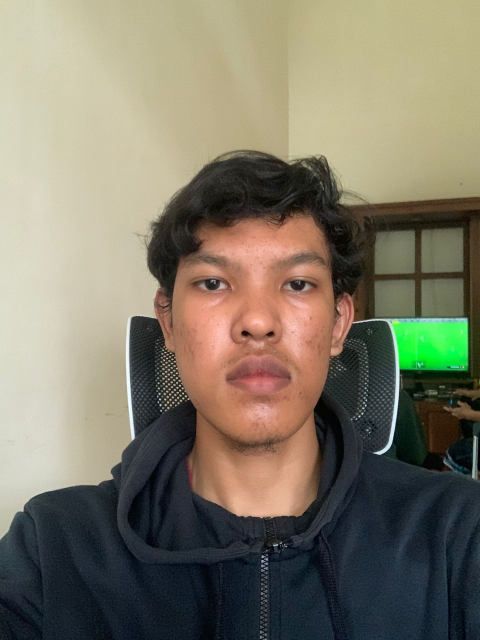
#> input picture ML/uploads/images/athiyan.jpg, 960 x 1280 px (shown at 1/2 size)
$ python -i lbp_utils.py   (imports and definitions only)
#> lines starting #> are read from the running program, lines starting #| are printed output that depends on the picture
#> further down, picture is the input picture: shape (1280, 960, 3); mean B, G, R 103.1, 120.5, 126.3
# lbp_utils.py
import cv2
import numpy as np
from skimage.feature import hog, local_binary_pattern
from sklearn.decomposition import PCA


def detect_and_preprocess_face(image):
    """
    Deteksi wajah dalam gambar dan lakukan pra-pemrosesan.
    """
    gray = cv2.cvtColor(image, cv2.COLOR_BGR2GRAY)
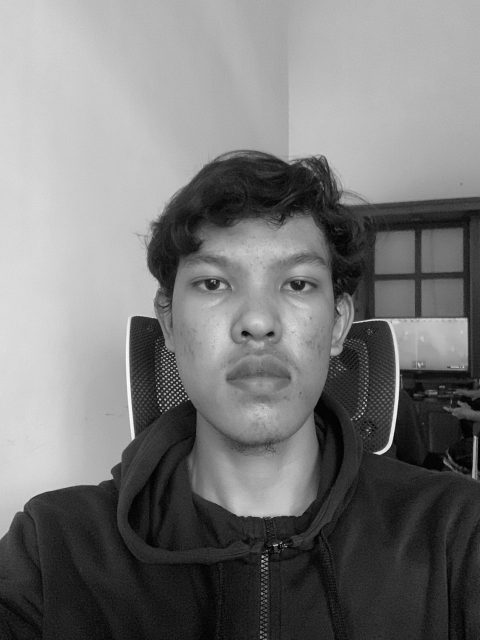
#> gray: shape (1280, 960) (shown at 1/2 size); min 0, max 253, mean 120.2
    face_cascade = cv2.CascadeClassifier(cv2.data.haarcascades + 'haarcascade_frontalface_default.xml')
    faces = face_cascade.detectMultiScale(gray, scaleFactor=1.1, minNeighbors=3, minSize=(100, 100))
#> faces = [[308, 411, 421, 421]]

    if len(faces) > 0:
        x, y, w, h = max(faces, key=lambda rect: rect[2] * rect[3])
#> x = 308; y = 411; w = 421; h = 421
        face = gray[y:y+h, x:x+w]
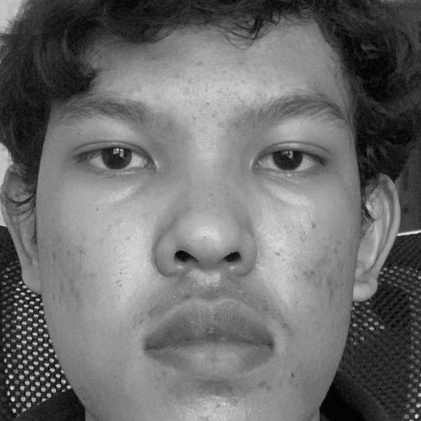
#> face: shape (421, 421); min 0, max 230, mean 109.2
        face = cv2.resize(face, (100, 100), interpolation=cv2.INTER_AREA)
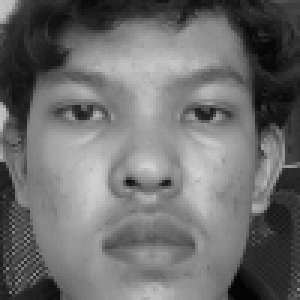
#> face: shape (100, 100) (shown 3 times larger); min 3, max 210, mean 109.2
        return face
    return None


def extract_canny_features(face):
    """
    Ekstraksi fitur Canny edge dari wajah.
    """
    edges = cv2.Canny(face, threshold1=30, threshold2=100)
    edges_hist, _ = np.histogram(edges.ravel(), bins=np.arange(0, 256), density=True)
    return edges_hist


def extract_hog_features(face):
    """
    Ekstraksi fitur HOG dari wajah.
    """
    hog_features = hog(face, orientations=9, pixels_per_cell=(8, 8), cells_per_block=(2, 2), block_norm='L2-Hys', feature_vector=True)
    return hog_features


def extract_lbp_features(face):
    """
    Ekstraksi fitur LBP dari wajah.
    """
    lbp = local_binary_pattern(face, P=8, R=1, method='uniform')
    lbp_hist, _ = np.histogram(lbp.ravel(), bins=np.arange(0, 10), density=True)
    return lbp_hist


def extract_combined_features(face):
    """
    Gabungkan fitur dari Canny, HOG, dan LBP.
    """
    canny_features = extract_canny_features(face)
    hog_features = extract_hog_features(face)
    lbp_features = extract_lbp_features(face)
    combined_features = np.hstack((canny_features, hog_features, lbp_features))
    return combined_features


def reduce_dimensionality(X, n_components=1000):
    """
    Mengurangi dimensi fitur menggunakan PCA.
    """
    pca = PCA(n_components=n_components)
    X_reduced = pca.fit_transform(X)
    return X_reduced, pca

>>> import cv2
>>> picture = cv2.imread('uploads/images/athiyan.jpg')
>>> result = detect_and_preprocess_face(picture)

$ run again, on ML/uploads/images/bagas.jpg
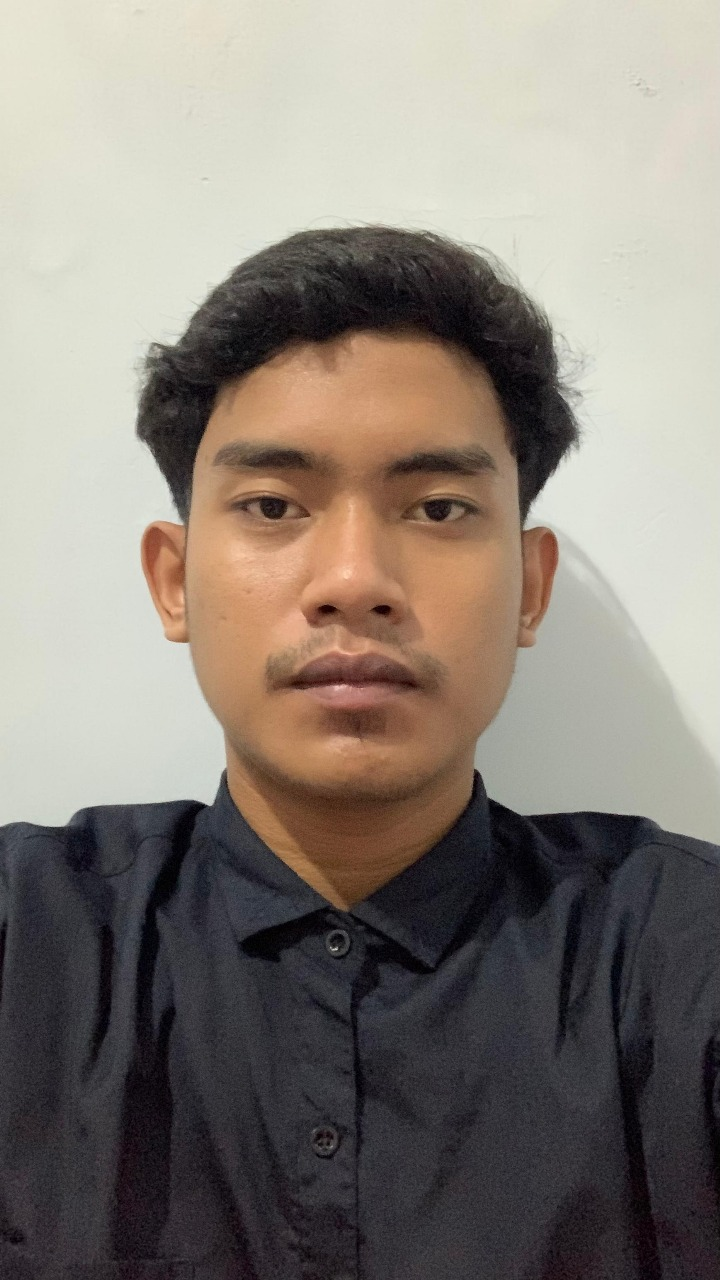
#> input picture ML/uploads/images/bagas.jpg, 720 x 1280 px
#> picture is the input picture: shape (1280, 720, 3); mean B, G, R 119.7, 127.9, 136.1
#> in detect_and_preprocess_face, `gray = cv2.cvtColor(image, cv2.COLOR_BGR2GRAY)`:
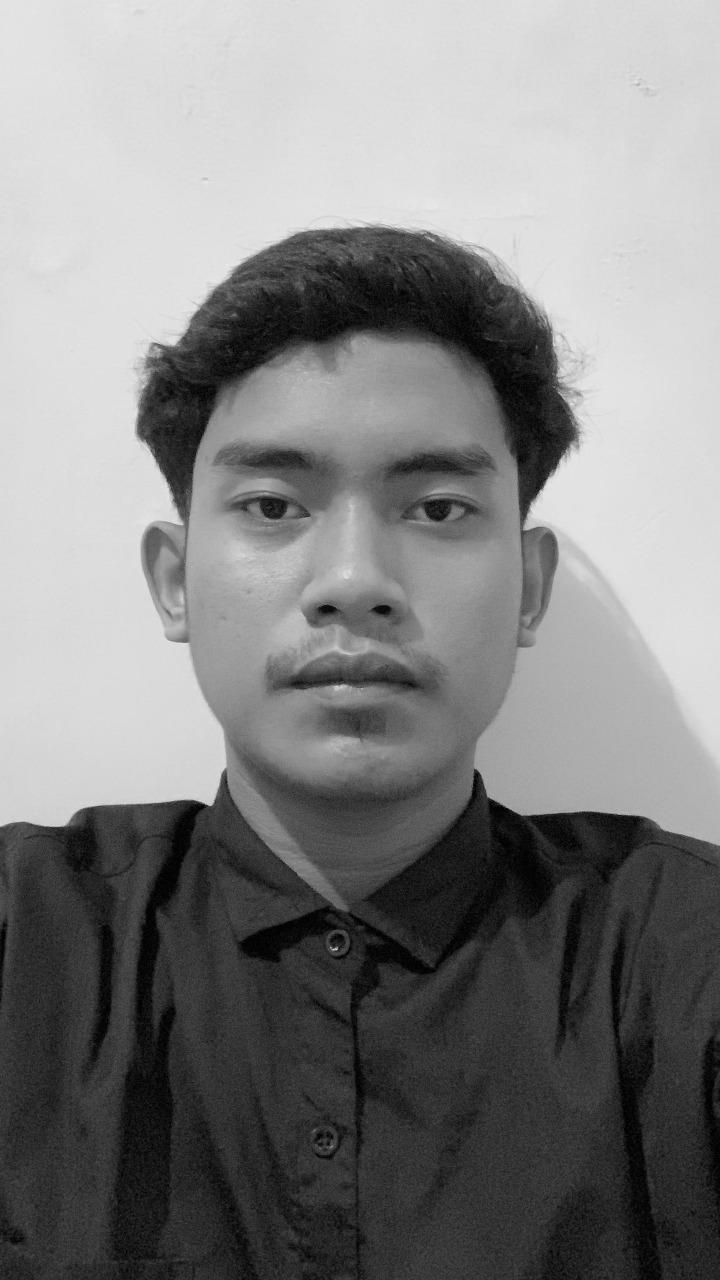
#> gray: shape (1280, 720); min 0, max 244, mean 129.4
#> faces = [[135, 324, 444, 444]]
#> x = 135; y = 324; w = 444
#> in detect_and_preprocess_face, `face = cv2.resize(face, (100, 100), interpolation=cv2.INTER_AREA)`:
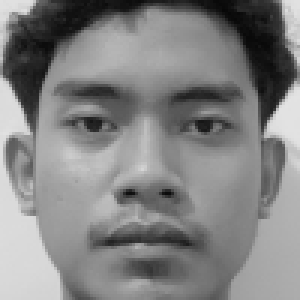
#> face: shape (100, 100) (shown 3 times larger); min 7, max 227, mean 130.4

$ run again, on ML/uploads/images/broto.jpg
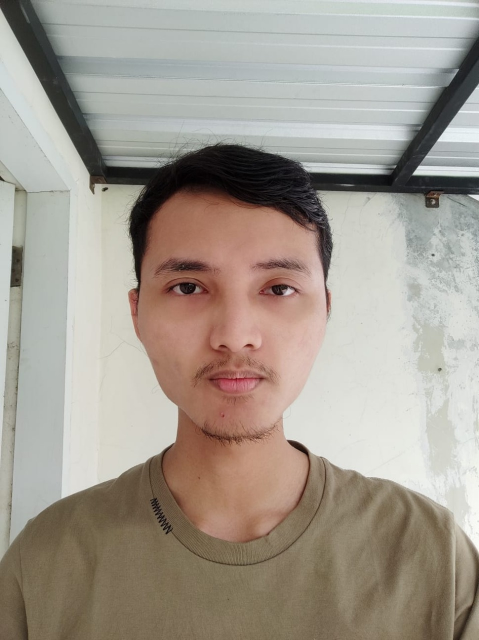
#> input picture ML/uploads/images/broto.jpg, 958 x 1280 px (shown at 1/2 size)
#> picture is the input picture: shape (1280, 958, 3); mean B, G, R 144.1, 154.6, 163
#> in detect_and_preprocess_face, `gray = cv2.cvtColor(image, cv2.COLOR_BGR2GRAY)`:
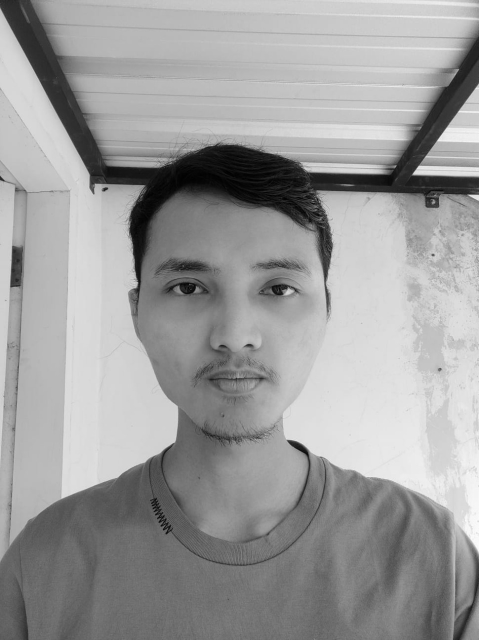
#> gray: shape (1280, 958) (shown at 1/2 size); min 0, max 255, mean 156
#> faces = [[107, 48, 237, 237], [227, 397, 482, 482]]
#> x = 227; y = 397; w = 482
#> in detect_and_preprocess_face, `face = cv2.resize(face, (100, 100), interpolation=cv2.INTER_AREA)`:
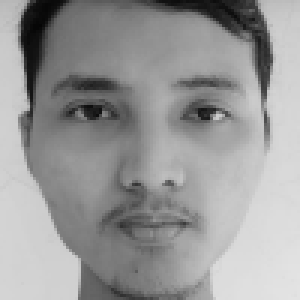
#> face: shape (100, 100) (shown 3 times larger); min 5, max 227, mean 152.5

$ run again, on ML/uploads/images/foy1.jpg
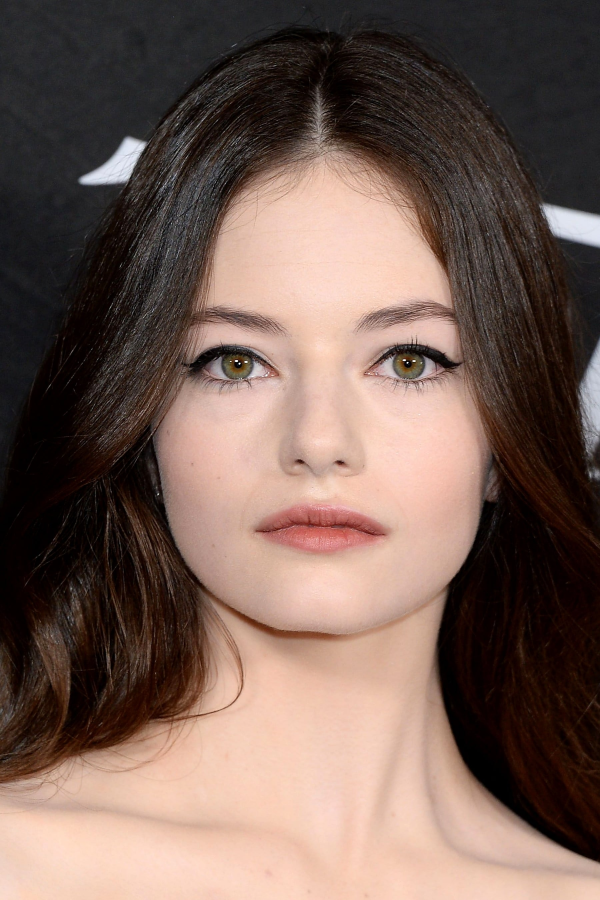
#> input picture ML/uploads/images/foy1.jpg, 1800 x 2700 px (shown at 1/3 size)
#> picture is the input picture: shape (2700, 1800, 3); mean B, G, R 86, 95.1, 117.5
#> in detect_and_preprocess_face, `gray = cv2.cvtColor(image, cv2.COLOR_BGR2GRAY)`:
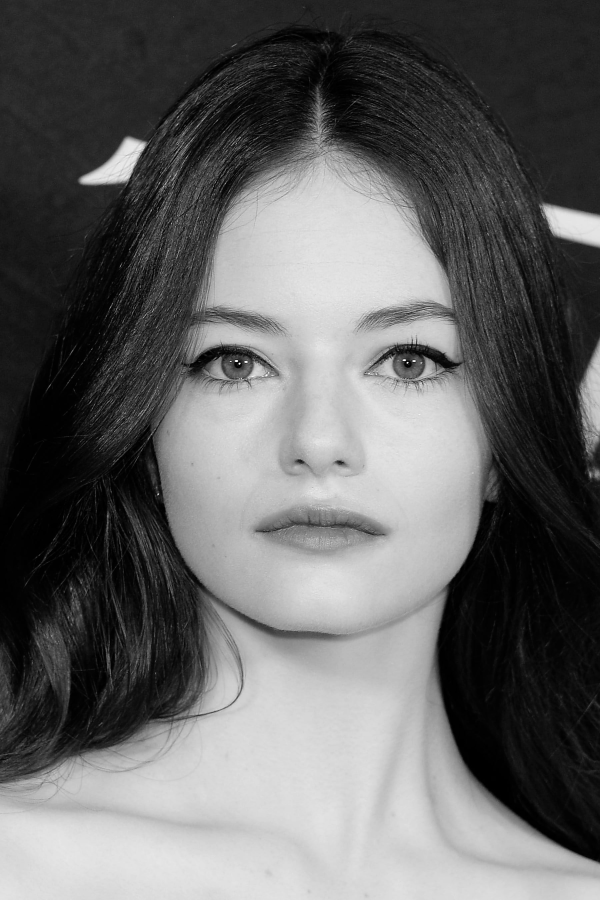
#> gray: shape (2700, 1800) (shown at 1/3 size); min 0, max 255, mean 100.7
#> faces = [[308, 599, 1302, 1302]]
#> x = 308; y = 599; w = 1302
#> in detect_and_preprocess_face, `face = cv2.resize(face, (100, 100), interpolation=cv2.INTER_AREA)`:
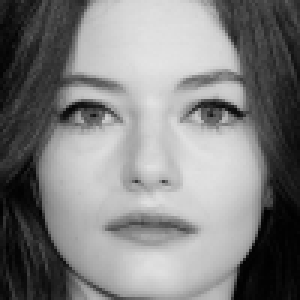
#> face: shape (100, 100) (shown 3 times larger); min 1, max 228, mean 128.6
